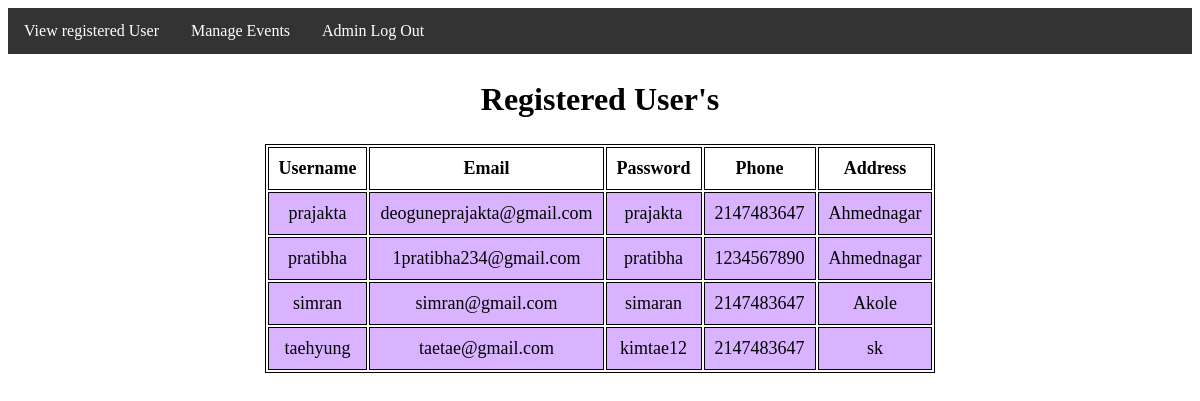
/userRegister.php, run on the app's committed database.
### tables this page shows
CREATE TABLE `register` (
  `Username` varchar(10) NOT NULL,
  `Email` longtext NOT NULL,
  `Password` varchar(8) NOT NULL,
  `Phone` int(10) NOT NULL,
  `Address` longtext NOT NULL
);

### userRegister.php (the view, shortened to what this page needs)
<?php
include "adminNavbar.php";
include "db_connect.php";
$sql = "SELECT * FROM register";
$result = $conn->query($sql);
?>
<!DOCTYPE html>
<html lang="en">
<head>
</head>
<body>
	<section>
		<h1>Registered User's</h1>
		<table>
			<tr>
				<th>Username</th>
				<th>Email</th>
				<th>Password</th>
				<th>Phone</th>
				<th>Address</th>
			</tr>
			<?php
				while($rows=$result->fetch_assoc())
				{
			?>
			<tr>
				<td><?php echo $rows['Username'];?></td>
				<td><?php echo $rows['Email'];?></td>
				<td><?php echo $rows['Password'];?></td>
				<td><?php echo $rows['Phone'];?></td>
				<td><?php echo $rows['Address'];?></td>
			</tr>
			<?php
				}
			?>
		</table>
	</section>
</body>
</html>

### adminNavbar.php (shortened to what this page needs)
<html>
    <head>
    </head>
    <body>
    <ul>
            <li><a href="userRegister.php">View registered User</a></li>
            <li><a href="manageEvent.php">Manage Events</a></li>
            <li><a href="adminLogOut.php">Admin Log Out</a></li>
        </ul>
    </body>
</html>

### adminNavbar.php (style rules this page uses)
ul { list-style-type: none; margin: 0; padding: 0; overflow: hidden; background-color: #333; }
li { float: left; }
li a { display: block; color: white; text-align: center; padding: 14px 16px; text-decoration: none; }

### userRegister.php (style rules this page uses)
table { margin: 0 auto; font-size: large; border: 1px solid black; }
h1 { text-align: center; color: #000000; font-size: xx-large; font-family: 'Gill Sans', 'Gill Sans MT', ' Calibri', 'Trebuchet MS', 'sans-serif'; }
td { background-color: #d9b3ff; border: 1px solid black; }
th, td { font-weight: bold; border: 1px solid black; padding: 10px; text-align: center; }
td { font-weight: lighter; }

### data on the page
register: Username "prajakta", Email "deoguneprajakta@gmail.com", Password "prajakta", Phone "2147483647", Address "Ahmednagar"
register: Username "pratibha", Email "1pratibha234@gmail.com", Password "pratibha", Phone "1234567890", Address "Ahmednagar"
register: Username "simran", Email "simran@gmail.com", Password "simaran", Phone "2147483647", Address "Akole"
register: Username "taehyung", Email "taetae@gmail.com", Password "kimtae12", Phone "2147483647", Address "sk"
